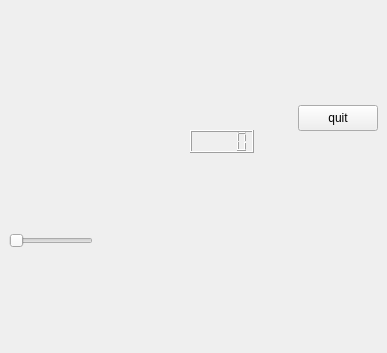
<?xml version="1.0" encoding="UTF-8"?>
<ui version="4.0">
 <class>Form</class>
 <widget class="QWidget" name="Form">
  <property name="geometry">
   <rect>
    <x>0</x>
    <y>0</y>
    <width>387</width>
    <height>353</height>
   </rect>
  </property>
  <property name="windowTitle">
   <string>Form</string>
  </property>
  <widget class="QLCDNumber" name="lcd">
   <property name="geometry">
    <rect>
     <x>190</x>
     <y>130</y>
     <width>64</width>
     <height>23</height>
    </rect>
   </property>
  </widget>
  <widget class="QPushButton" name="quit">
   <property name="geometry">
    <rect>
     <x>298</x>
     <y>105</y>
     <width>80</width>
     <height>26</height>
    </rect>
   </property>
   <property name="text">
    <string>quit</string>
   </property>
  </widget>
  <widget class="QSlider" name="slider">
   <property name="geometry">
    <rect>
     <x>9</x>
     <y>233</y>
     <width>84</width>
     <height>16</height>
    </rect>
   </property>
   <property name="orientation">
    <enum>Qt::Horizontal</enum>
   </property>
  </widget>
 </widget>
 <resources/>
 <connections/>
</ui>
